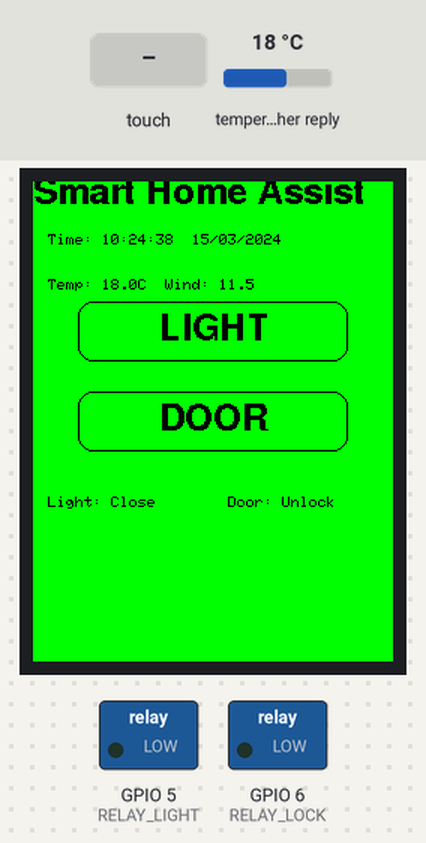
Bench run of a sketch on a simulated ESP32-S3. On the bench: 240×320 colour display, switched loads named in the sketch (green lamp = pin HIGH). Inputs (shaded band) come from the test bench; at power-on: temperature in the weather reply 18 °C. WiFi joins after 1.5 s; servers stay silent unless stated; the local clock reads 2024-03-15 10:24:30 at power-on unless the sketch sets it; storage starts empty; web services answer with replies made up by the test bench; what the sketch prints to the serial monitor is not drawn.

Above: at 8.5 s.
8.6 s: screen touched at 13 % across, 30 % down
At 10.1 s:
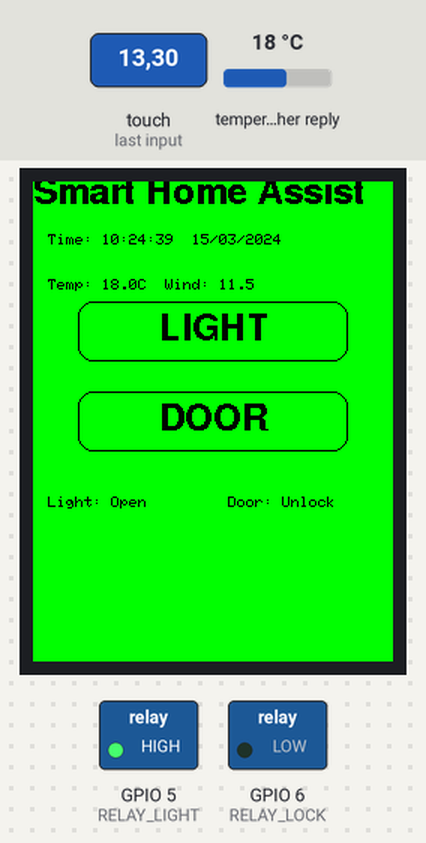
11.6 s: screen touched at 13 % across, 50 % down
At 12.7 s:
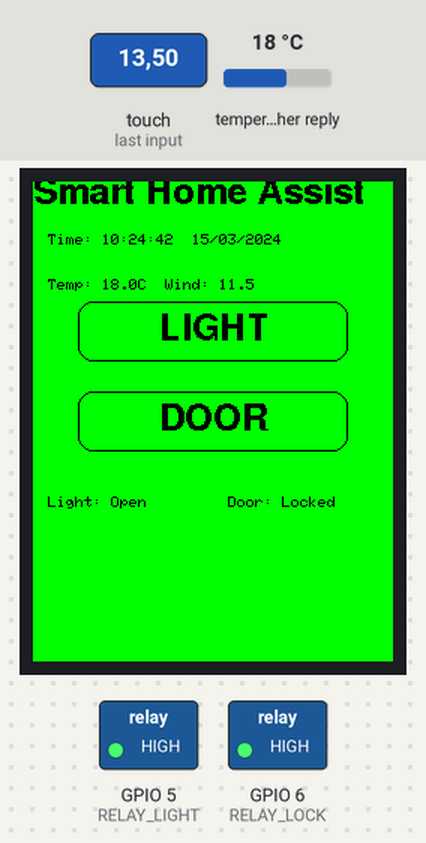
14.6 s: screen touched at 38 % across, 30 % down
At 16.1 s:
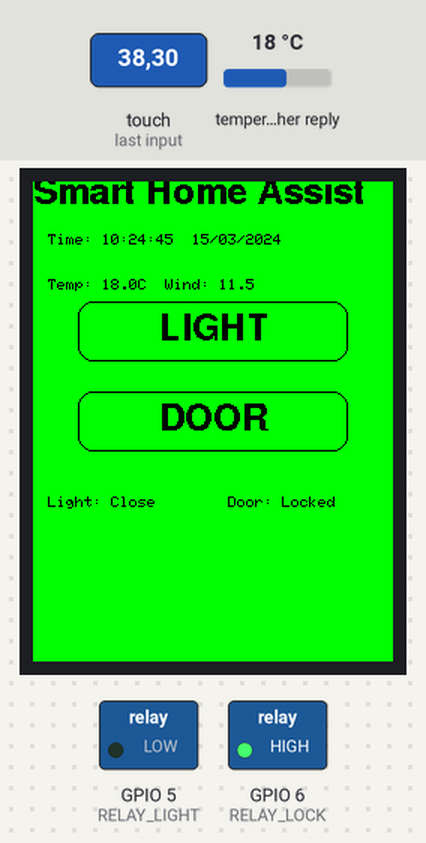
17.6 s: screen touched at 38 % across, 50 % down
At 18.7 s:
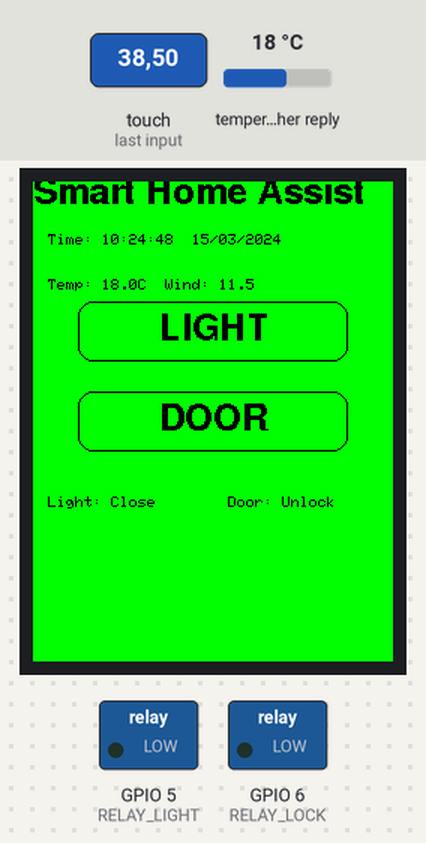
20.6 s: screen touched at 62 % across, 30 % down
At 22.1 s:
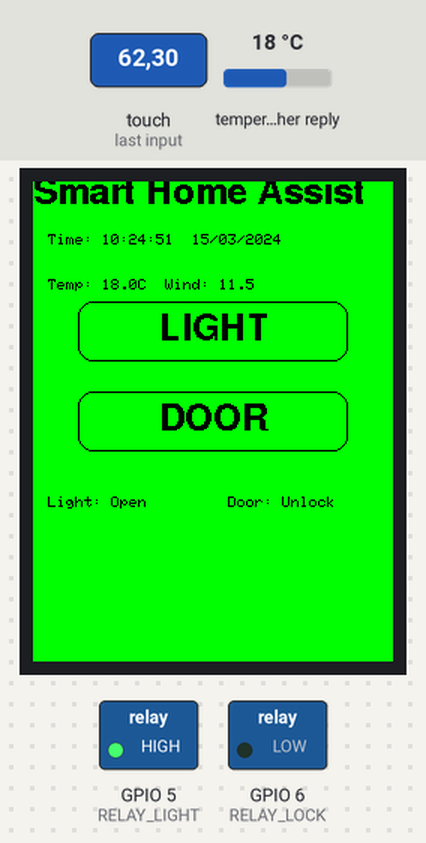
Timing chart, 0 to 23.6 s (numbered marks = the images above; inputs shaded):
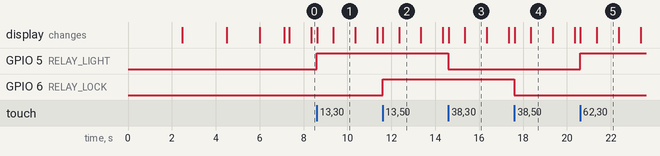

Measured:
- after the input at 8.6 s, GPIO 5 (RELAY_LIGHT): LOW → HIGH at once; the display: first changes at once (image 1 shows a later state)
- after the input at 11.6 s, GPIO 6 (RELAY_LOCK): LOW → HIGH at once; the display: first changes at once (image 2 shows a later state)
- after the input at 14.6 s, GPIO 5 (RELAY_LIGHT): HIGH → LOW at once
- after the input at 17.6 s, GPIO 6 (RELAY_LOCK): HIGH → LOW at once
- after the input at 20.6 s, GPIO 5 (RELAY_LIGHT): LOW → HIGH at once

The sketch:

tft_touch_smart_home.ino
```cpp
/*
freeFont links :  https://github.com/Bodmer/TFT_eSPI/blob/master/examples/320%20x%20240/Free_Font_Demo/Free_Fonts.h

*/

#include <WiFi.h>
#include <HTTPClient.h>
#include <ArduinoJson.h>
#include <TFT_eSPI.h>
#include "time.h"
#include <SPIFFS.h>
#include <FS.h>

const char* ssid = "YOUR_SSID";            // Change your SSID
const char* password = "SSID_PASSWORD";    // Change your SSID Password

const char* ntpServer = "pool.ntp.org";
const long gmtOffset_sec = 1 * 3600;       // Chage your country Gmt
const int daylightOffset_sec = 0;

#define RELAY_LIGHT 5
#define RELAY_LOCK 6

const char* weatherURL = "https://api.open-meteo.com/v1/forecast?latitude=41.0082&longitude=28.9784&current_weather=true";

TFT_eSPI tft = TFT_eSPI();
TFT_eSPI_Button btnLight, btnLock;
bool lightState = false;
bool lockState = false;

void drawMainScreen();
void updateWeather();
void updateClock();
void updateStatus();
void handleTouch();
void touchCalibration();
void logo();

void setup() {
  Serial.begin(115200);

  if (!SPIFFS.begin(true)) {
    Serial.println("SPIFFS not start!");
  }

  tft.init();
  tft.setRotation(2);  // Change display rotation
  logo();
  delay(2000);
  tft.setTextFont(1);  // Change Font
  tft.setTextSize(0);  // Change Font Size
  tft.fillScreen(TFT_GREEN);

  if (!SPIFFS.exists("/calibrationData")) {
    touchCalibration();
  } else {
    fs::File f = SPIFFS.open("/calibrationData", "r");

    uint16_t data[5];
    f.read((uint8_t*)data, 10);
    f.close();
    tft.setTouch(data);
  }

  WiFi.begin(ssid, password);
  tft.drawString("Wifi Connecting", 120, 10);
  while (WiFi.status() != WL_CONNECTED) {
    delay(500);
    Serial.print(".");
  }
  tft.drawString("WiFi connected!", 120, 30);
  delay(1000);

  configTime(gmtOffset_sec, daylightOffset_sec, ntpServer);

  pinMode(RELAY_LIGHT, OUTPUT);
  pinMode(RELAY_LOCK, OUTPUT);
  digitalWrite(RELAY_LIGHT, LOW);
  digitalWrite(RELAY_LOCK, LOW);

  drawMainScreen();
}

void loop() {
  static unsigned long lastUpdate = 0;
  static unsigned long lastWeather = 0;

  handleTouch();

  if (millis() - lastUpdate > 1000) {
    lastUpdate = millis();
    updateClock();
  }

  if (millis() - lastWeather > 60000) {
    lastWeather = millis();
    updateWeather();
  }
}

void drawMainScreen() {
  tft.fillScreen(TFT_GREEN);
  tft.setTextColor(TFT_BLACK, TFT_GREEN);
  tft.drawString("Smart Home Assist", 110, 5);

  btnLight.initButton(&tft, 120, 100, 180, 40, TFT_BLACK, TFT_GREEN, TFT_BLACK, "LIGHT", 1);
  btnLock.initButton(&tft, 120, 160, 180, 40, TFT_BLACK, TFT_GREEN, TFT_BLACK, "DOOR", 1);
  btnLight.drawButton();
  btnLock.drawButton();

  updateStatus();
  updateWeather();
  updateClock();
}

void updateStatus() {
  tft.setTextColor(TFT_BLACK, TFT_GREEN);
  tft.fillRect(0, 210, 240, 30, TFT_GREEN);
  tft.setTextSize(1);
  tft.setTextFont(1);
  tft.setCursor(10, 210);
  tft.print("Light: ");
  tft.print(lightState ? "Open" : "Close");

  tft.setCursor(130, 210);
  tft.print("Door: ");
  tft.print(lockState ? "Locked" : "Unlock");
}

void updateWeather() {
  if ((WiFi.status() == WL_CONNECTED)) {
    HTTPClient http;
    http.begin(weatherURL);
    int httpCode = http.GET();

    if (httpCode > 0) {
      String payload = http.getString();
      DynamicJsonDocument doc(4096);
      DeserializationError error = deserializeJson(doc, payload);

      if (!error) {
        float temp = doc["current_weather"]["temperature"];
        float wind = doc["current_weather"]["windspeed"];
        tft.setTextSize(1);
        tft.setTextFont(1);
        tft.setTextColor(TFT_BLACK, TFT_GREEN);
        tft.fillRect(0, 60, 240, 20, TFT_GREEN);
        tft.setCursor(10, 65);
        tft.printf("Temp: %.1fC  Wind: %.1f", temp, wind);
      } else {
        Serial.println("JSON debug error");
      }
    }
    http.end();
  }
}

void updateClock() {
  struct tm timeinfo;
  if (!getLocalTime(&timeinfo)) {
    Serial.println("Not get Time");
    return;
  }

  char timeStr[16];
  strftime(timeStr, sizeof(timeStr), "%H:%M:%S", &timeinfo);
  char dateStr[16];
  strftime(dateStr, sizeof(dateStr), "%d/%m/%Y", &timeinfo);
  tft.setTextSize(1);
  tft.setTextFont(1);
  tft.setTextColor(TFT_BLACK, TFT_GREEN);
  tft.fillRect(0, 30, 240, 20, TFT_GREEN);
  tft.setCursor(10, 35);
  tft.printf("Time: %s  %s", timeStr, dateStr);
}

void handleTouch() {
  uint16_t x, y;
  if (tft.getTouch(&x, &y)) {
    if (btnLight.contains(x, y)) {
      lightState = !lightState;
      digitalWrite(RELAY_LIGHT, lightState ? HIGH : LOW);
      updateStatus();
      delay(300);
    }
    if (btnLock.contains(x, y)) {
      lockState = !lockState;
      digitalWrite(RELAY_LOCK, lockState ? HIGH : LOW);
      updateStatus();
      delay(300);
    }
  }
}

void touchCalibration() {
  uint16_t calData[5];
  tft.fillScreen(TFT_GREEN);
  tft.setTextColor(TFT_BLACK, TFT_GREEN);
  tft.setTextDatum(MC_DATUM);
  tft.setTextSize(1);
  tft.setFreeFont(&FreeSansBold12pt7b);
  tft.drawString("Touch that corners", tft.width() / 2, tft.height() / 2);
  delay(2000);
  tft.calibrateTouch(calData, TFT_BLACK, TFT_GREEN, 15);
  fs::File f = SPIFFS.open("/calibrationData", "w");
  f.write((const uint8_t*)calData, 10);
  f.close();
}

void logo() {
  tft.fillScreen(TFT_RED);
  int centerX = 120;
  int centerY = 160;
  int radius = 120;
  int thickness = 10;

  for (int r = radius - thickness / 2; r <= radius + thickness / 2; r++) {
    tft.drawCircle(centerX, centerY, r, TFT_BLACK);
  }

  tft.setTextColor(TFT_BLACK, TFT_RED);
  tft.setTextDatum(MC_DATUM);
  tft.setTextSize(2);
  tft.setFreeFont(&FreeSansBold24pt7b);
  tft.drawString("DSN", centerX, centerY);
}
```
